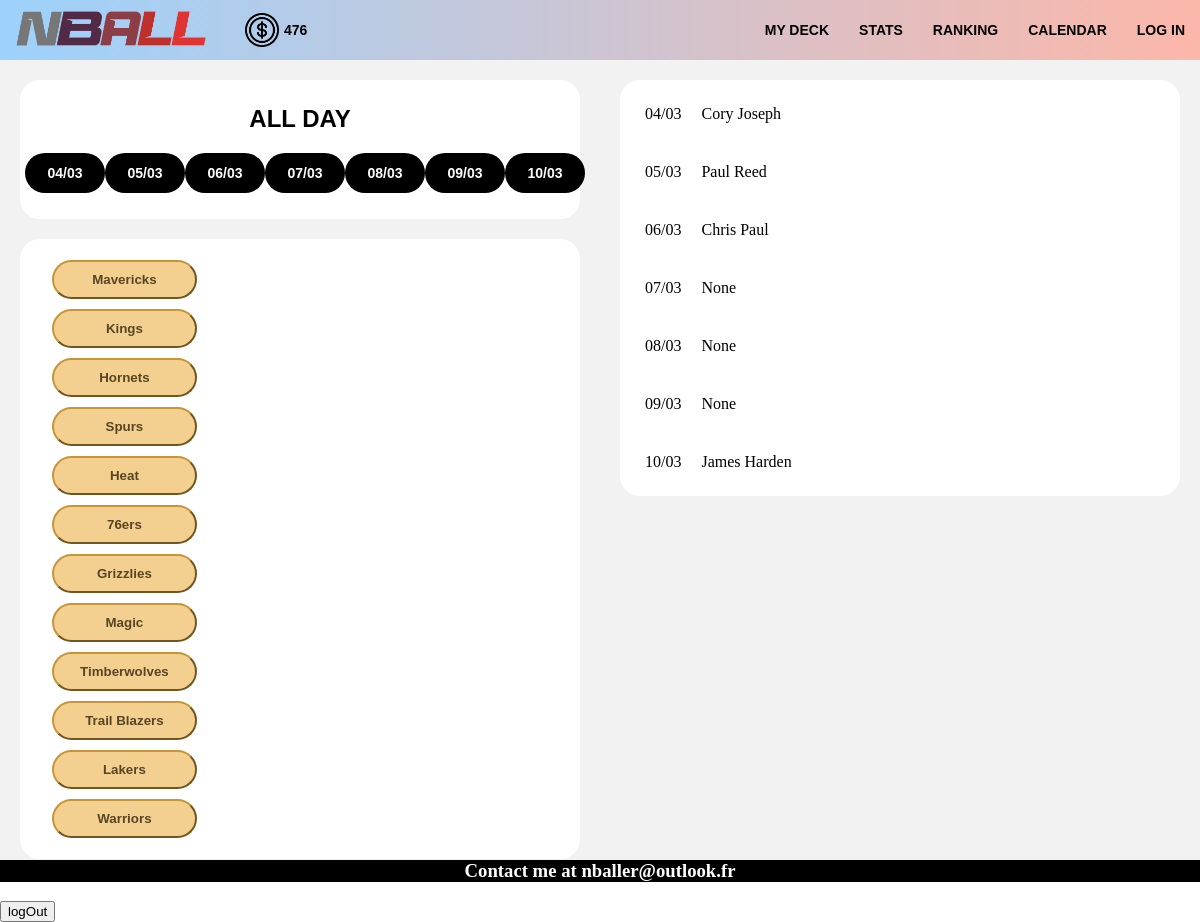
Screenshot of / (signed in) with the database file from the repository.
### store/models.py (models this page shows)
class Team(models.Model):
	name = models.CharField(max_length=20)
	surname = models.CharField(max_length=20)
	code = models.CharField(max_length=5)

class B_Player(models.Model):
	name = models.CharField(max_length=30)
	poste = models.CharField(max_length=5)
	id_team = models.IntegerField()

### store/views.py (the view, shortened to what this page needs)
# urls.py: path('', views.index),
def index(request):
    if not request.user.is_authenticated:
        response = redirect('/store/login')
        return response
    score_tot = calcul_score(request)
    seven_date = []
    for d in Match.objects.raw("SELECT * FROM store_match ORDER BY date DESC"):
        if(d.date not in seven_date and len(seven_date) < 7):
            seven_date = seven_date + [d.date]
    seven_date = seven_date[::-1]
    selected_date = seven_date[1]
    if request.method == "POST":
        if 'day' in request.POST:
            selected_date = request.POST.get("day")
        if 'player_v' in request.POST:
            selected_date = request.POST.get("player_v").split("_")[0]
    match = Match.objects.filter(date = selected_date)
    all_match = []
    for ma in match :
        all_match = all_match + [Team.objects.filter(id = ma.home)[:1].get().surname]
        all_match = all_match + [Team.objects.filter(id = ma.visitor)[:1].get().surname]
    all_player = {}
    for ma in all_match:
        player = []
        for play in B_Player.objects.filter(id_team = Team.objects.filter(surname = ma)[:1].get().id):
            player = player + [play.name]
        all_player[ma] = player
    if request.method == "POST" and 'logout' in request.POST:
        logout(request)
    all_bet = []
    for day in seven_date:
        if(Bet.objects.filter(date = day, user_id = request.user.id).count() == 1):
            bet = Bet.objects.filter(user_id = request.user.id, date = day)
            for b in bet:
                p = B_Player.objects.get(id = b.player_id)
                all_bet = all_bet + [p.name]
        else:
            all_bet = all_bet + ["None"]
    date_format = []
    for a in seven_date:
        date_format += [a[-2:] + "/" + a[-4:-2]]
    all_bets = zip(date_format, all_bet)
    all_date = zip(seven_date, date_format)
    context = {'match' : all_match,
               'all_date' : all_date,
               'all_player' : all_player,
               'date' : selected_date,
               'all_bet' : all_bets,
               'score_tot' : score_tot}
    return render(request, "index.html", context)

### store/views.py (called while the page is built, shortened)
def calcul_score(request):
    score_tot = 0
    if(User_score.objects.filter(id_user = request.user.id).count() == 1):
        print("Oui")
        the_User = User_score.objects.get(id_user = request.user.id)
        date = dt.datetime.now()
        str_date = date.strftime("%Y%m%d")
        return(the_User.score_tot)

### store/templates/index.html (shortened to what this page needs)
{% extends 'base.html' %}
{% block content %}
	<div class = "left_body" >
			<div class = "sheldule">
				<h2>All Day</h2>
				<ul class = "all_days">
					{% for d, print in all_date %}
						<form method="post">
							<li class = "day"><button class = "day_b", type="submit" name = "day" value={{d}}>{{print}}</button>
						</form>
					{% endfor %}
				</ul>
			</div>
			<div class = "team">
				<div class = "choose_team">
					<ul class="all_city">
						{% for key, value in all_player.items %}
							<li class="City"><span onclick="Collapser(this)"><button class="City_b", type="submit", name = "team", value = {{key}}_{{date}} , data-value = "OUI">{{key}}</button></span>
							</li>
						{% endfor %}
					</ul>
				</div>
			</div>
		</div>
		<div class = "right_body">
				<div class="result">
					<ul class="all_one_bet">
						{% for day, bet in all_bet %}
							<li class="one_bet">
								<p class="prop">{{day}}</p>
								<p class="prop">{{bet}}</p>
							</li>
						{% endfor %}
					</ul>
				</div>
			</div>
		</div>
{% endblock %}

### store/templates/base.html (shortened to what this page needs)
<!DOCTYPE html>
<html>
	<head>
		{% load static %}
		<link rel="stylesheet" type="text/css" href="{% static 'store/Style.css' %}"/>
	</head>
	<body>
		<header>
			<div class ="he">
				<div class = "header_1">
					<a>
						<img src="{% static 'store/img/Logo.png' %}" class = "logo" width="240 px">
					</a>
					<div class ="coins_go">
						<img class = "coins" src = "{% static 'store/img/coin.png' %}">
						<p class = "coin_counter">{{score_tot}}</p>
					</div>
				</div>
				<div class = "header_2">
					<ul class = "list_menu">
						<li class = "el_menu"><a class="el_menu_b" href = "/">My deck</a></li>
						<li class = "el_menu"><a class="el_menu_b" href="/store/my_score">Stats</a></li>
						<li class = "el_menu"><a class="el_menu_b" href="/store/rank">Ranking</a></li>
						<li class = "el_menu"><a class="el_menu_b">Calendar</a></li>
						<li class = "el_menu"><a class="el_menu_b">Log in</a></li>
					</ul>
				</div>
			</div>
		</header>
		<div class ="conteneur">
			{% block content %} {% endblock %}
		<footer>
			<h3>Contact me at nballer@outlook.fr</h3>
			<form method="post">
				<button class="logOut", type="submit", name = "logout">logOut</button>
			</form>
		</footer>
	</body>
</html>

### store/static/store/Style.css (style rules this page uses)
html { height: 100%; }
.he { display: flex; flex-direction: row; width: 100%; justify-content: space-around; align-items: center; background: linear-gradient(0.25turn, #9DD2FC, #FCB7A9); height: 60px; font-size: 14px; font-family: Oswald, sans-serif; font-weight: bold; text-transform: uppercase; }
.header_1 { align-items: center; display: flex; width: 40%; }
.logo { width: 240 px; }
.coins { height: 34px; align-items: center; margin: 5px; }
.header_2 { width: 60%; display: flex; justify-content: flex-end; padding: 0, 12px; }
.coins_go { display: flex; align-items: center; }
.list_menu { display: flex; padding: 0, 10px; width: 100%; justify-content: flex-end; }
.el_menu { margin: 15px; text-align: center; border: none; }
.el_menu_b { font-size: 14px; font-family: Oswald, sans-serif; font-weight: bold; text-transform: uppercase; border: none; }
a { text-decoration: none; color: black; }
ul { list-style-type: none; }
body { margin:0; padding: 0; height: 100%; }
.sheldule { background: white; border-radius: 20px; margin: 20px; padding: 5px; }
.left_body { width: 50%; }
.right_body { width: 50%; }
.conteneur { display: flex; background: #F2F2F2; height: 100%; }
h2 { font-size: 24px; font-family: Oswald, sans-serif; font-weight: bold; text-transform: uppercase; text-align: center; }
.all_days { display: flex; justify-content: space-around; width: 100%; }
.day { width: 100%; text-align: center; margin: 10px, 10px; height: 45px; color: white; }
ul { padding-inline-start: 0px; }
.day_b { font-size: 14px; font-family: Oswald, sans-serif; font-weight: bold; color: white; text-transform: uppercase; border-radius: 50px; border: none; background-color : black; justify-content: center; height: 40px; width: 80px; }
h3 { height: 100%; text-align: center; align-content: center; color: white; background-color: black; margin-top: 0; }
.City_b { background-color: #F3D090; border-color: #C69538; font-family: Oswald, sans-serif; font-weight: bold; color: #574523 ; width: 30%; left: 100px; border-radius: 20px; padding: 10px; }
.City { flex-direction: column; margin: 10px; left : 100px; }
.all_city { list-style-position: inside; position: relative; width: 92%; left: 3%; }
.choose_team { width: 100%; height: 100%; }
.team { display: flex; justify-content: space-around; background: white; border-radius: 20px; margin: 20px; padding: 5px; }
.all_one_bet { background-color: white; border-radius: 20px; margin: 20px; padding: 5px; }
.one_bet { padding: 10px; display: flex; }
.prop { margin: 10px; }

### rows the page displays
Team: all_player "Mavericks"
Team: all_player "Kings"
Team: all_player "Hornets"
Team: all_player "Spurs"
Team: all_player "Heat"
Team: all_player "76ers"
Team: all_player "Grizzlies"
Team: all_player "Magic"
Team: all_player "Timberwolves"
Team: all_player "Trail Blazers"
Team: all_player "Lakers"
Team: all_player "Warriors"
B_Player: all_bet "Cory Joseph"
B_Player: all_bet "Paul Reed"
B_Player: all_bet "Chris Paul"
B_Player: all_bet "James Harden"

### other values shown
{{ score_tot }} "476"
{{ print }} "04/03" "05/03" "06/03" "07/03" "08/03" "09/03" "10/03"
{{ day }} "04/03" "05/03" "06/03" "07/03" "08/03" "09/03" "10/03"
{{ bet }} "None" "None" "None"
